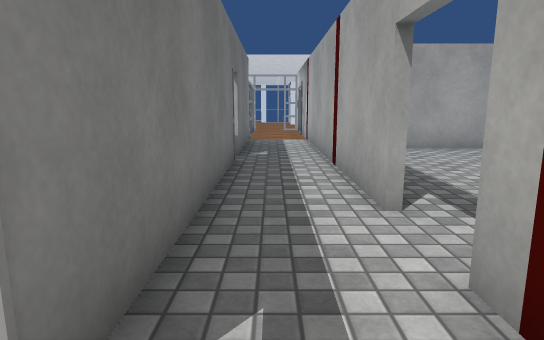
[1] (above)

20 first-person views from a walk through a scene from a Unity 3-D project. The camera is 1.2 m above the floor, tilts 10° down and sees 75° across. Doors are open. The floor is counted in squares, 1 m on a side. Each view is taken from the middle of a square. On the plan, view 1 faces up. The plan holds only what a view shows up to about 14 squares ahead; the rest is blank. The place goes on beyond the plan. The player character is not drawn. Some surface patterns are stand-ins.

[2]
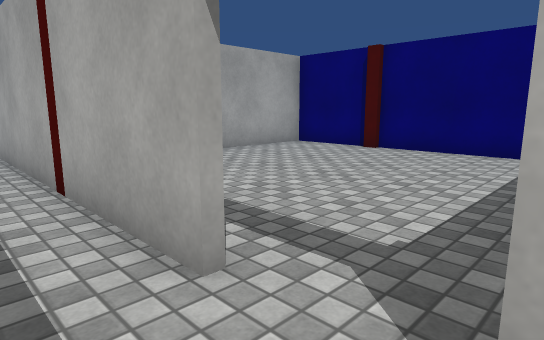

[3]
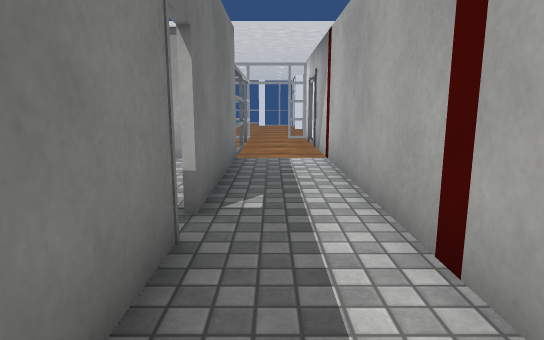

[4]
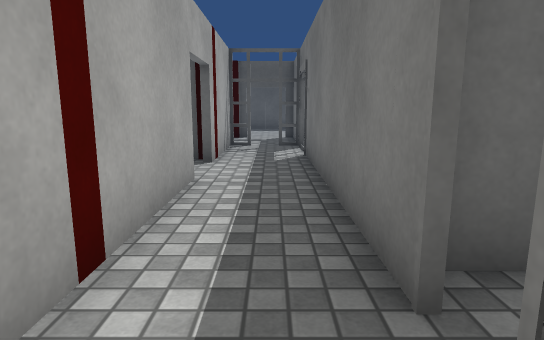

[5]
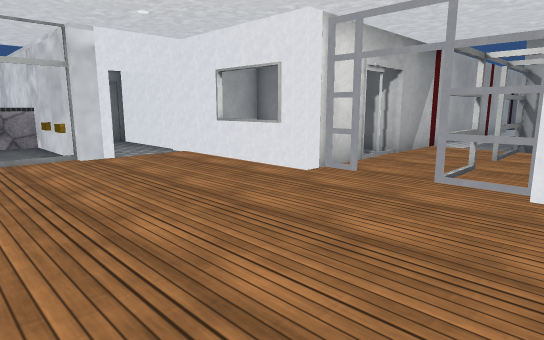

[6]
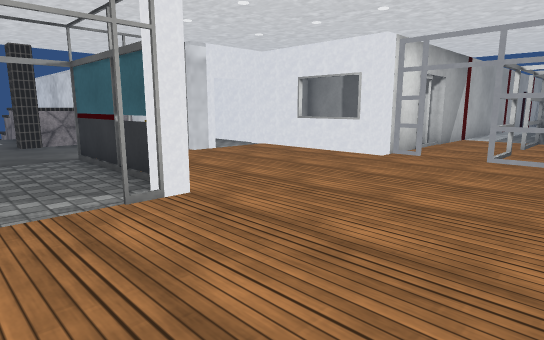

[7]
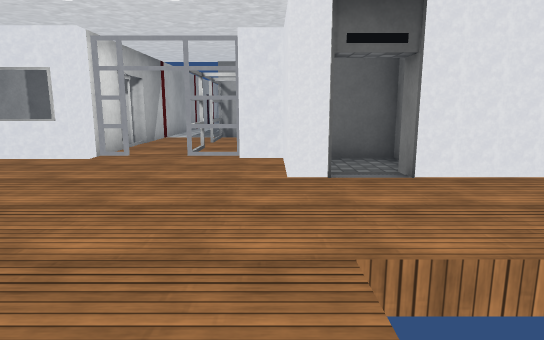

[8]
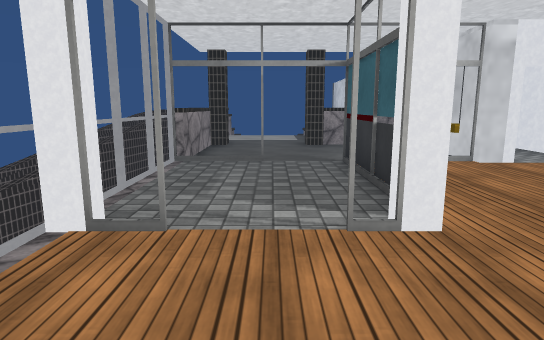

[9]
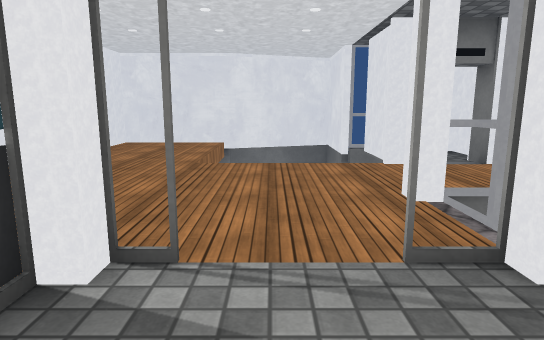

[10]
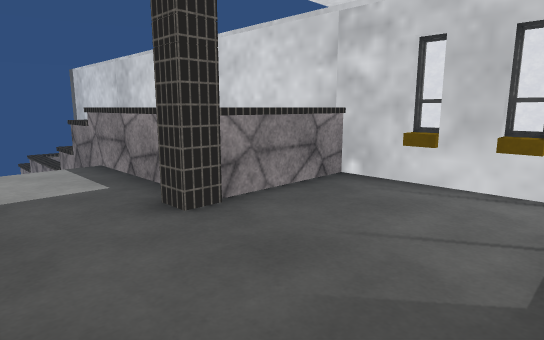

[11]
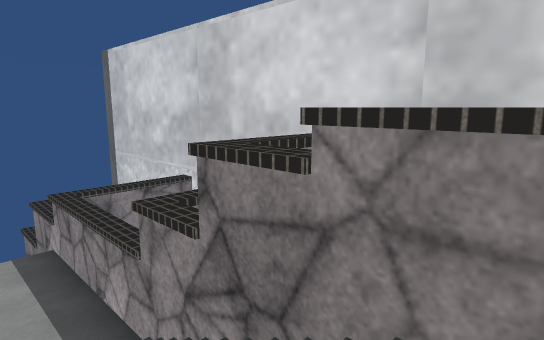

[12]
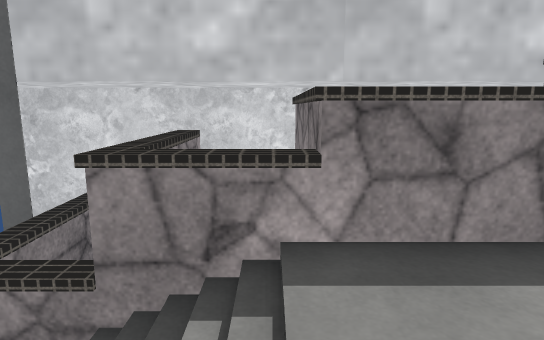

[13]
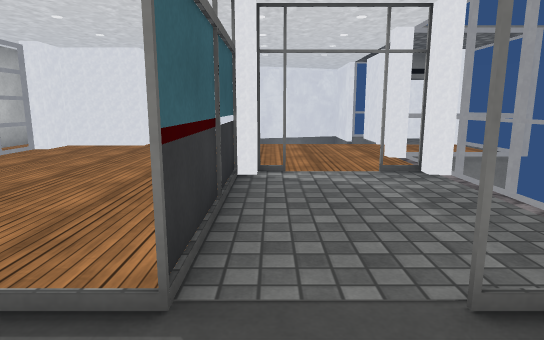

[14]
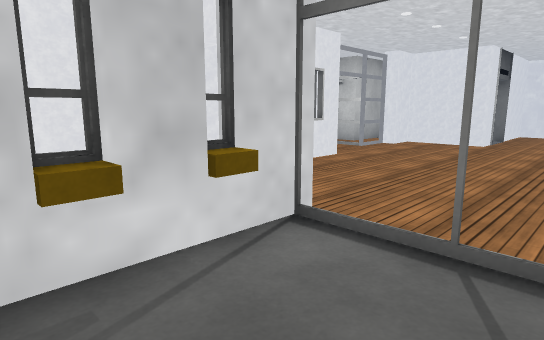

[15]
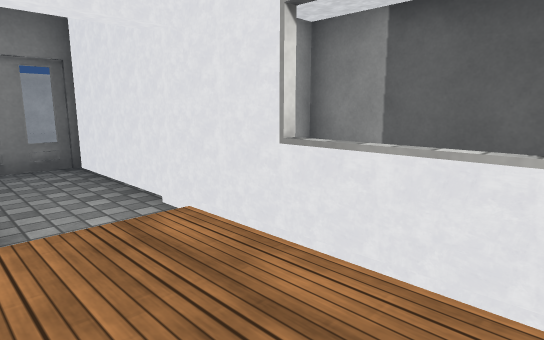

[16]
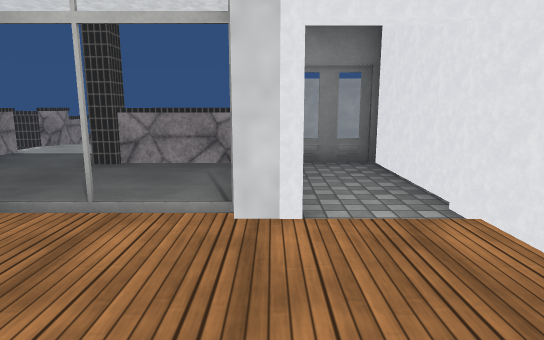

[17]
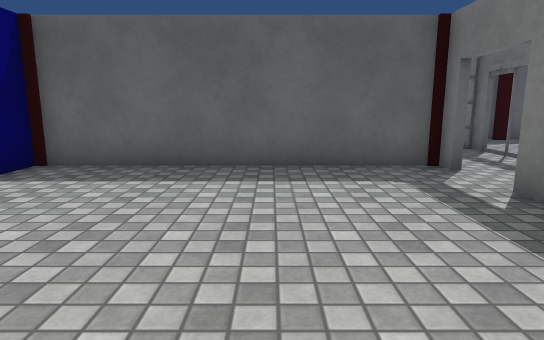

[18]
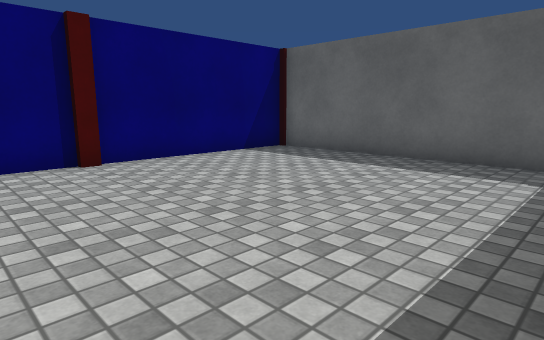

[19]
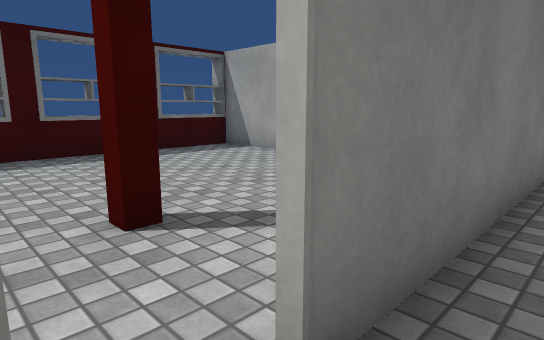

[20]
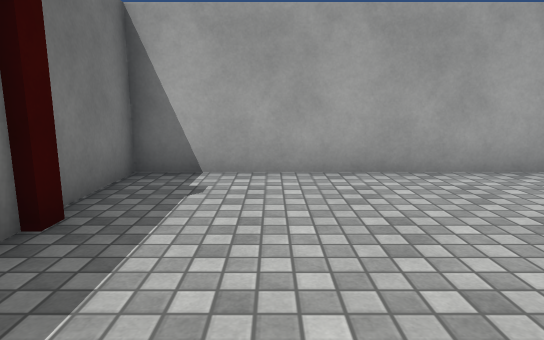

### Floor plan
Key: @ floor where view 1 was taken; # wall or solid block; x gap in a wall; . floor; / step, stairs or slope; D open door; = window, fence, low wall or low ledge; O other object.
Columns run from 10 left of view 1 to 25 right of it. Each row starts with its distance up from view 1.
 32     ##O
 31     #.D..
 30     ##O..             ##
 29        ..# #x   x===#O##OO# OOOO
 28        ....x.........          /
 27        ....D...DD....  .
 26   #    ....##...D....
 25   #.........#####...====####======#
 24   #.................=    #    #####
 23   #.................=#
 22   OOODOO........OOO#O###############
 21      DDO........D...D
 20     ###O ...#=##D###D
 19      #####.##    O
 18         ##.O     O
 17          #.D     O
 16          #.OOOOOOO
 15          #.O
 14         O#.O
 13        OOO.O
 12         .O.O
 11         .O.O#####O##
 10          O.O........#
  9          O.O........#
  8 #      OOO.O........#
  7 #OOO   OO#.O........#
  6 # ...    #.O........#
  5 #.....   #.O........#
  4 # .....  #.O........#
  3 #....... #.D........#
  2 #..... #.#.O#########
  1 #.....##.D.O
  0       ...D@O
 -1         .D#O
 -2         .###
 -3          #

Positions as (right, up) in squares from view 1, and headings:
1: (0, 0), facing up
2: (0, 2), facing up-right
3: (0, 5), facing up
4: (0, 10), facing down
5: (-3, 25), facing down-right
6: (-3, 28), facing down-right
7: (-3, 28), facing down
8: (-2, 27), facing right
9: (4, 27), facing left
10: (6, 28), facing down-right
11: (13, 27), facing down-right
12: (21, 28), facing down
13: (8, 26), facing left
14: (9, 25), facing down-left
15: (2, 22), facing down-right
16: (2, 22), facing right
17: (5, 9), facing down
18: (2, 10), facing down-right
19: (0, 0), facing up-left
20: (4, 4), facing up
